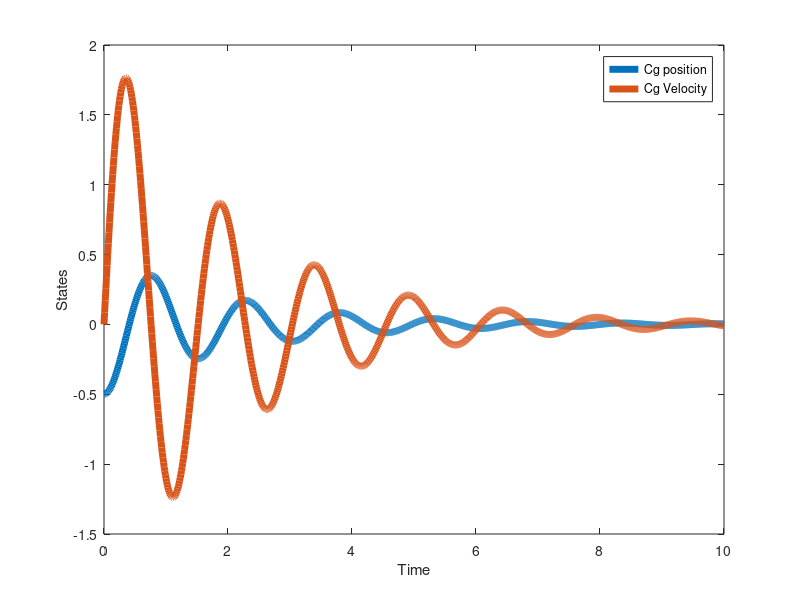
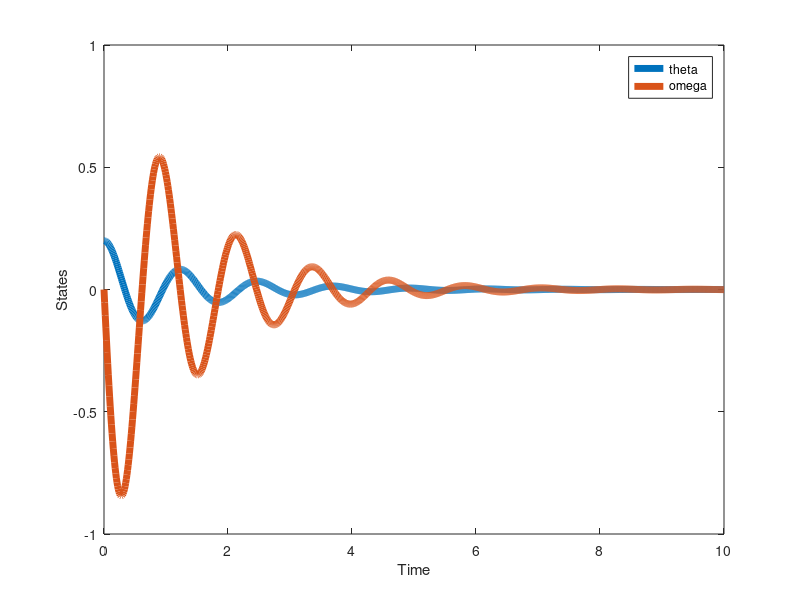
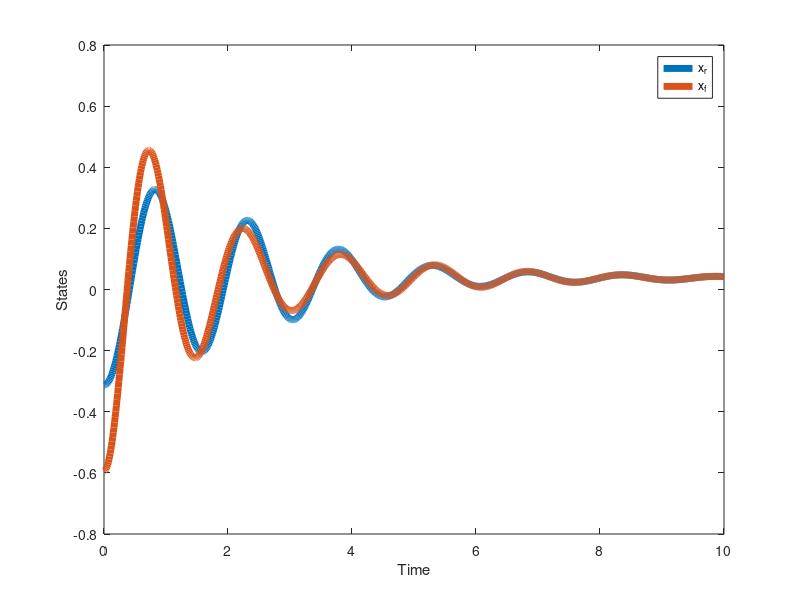
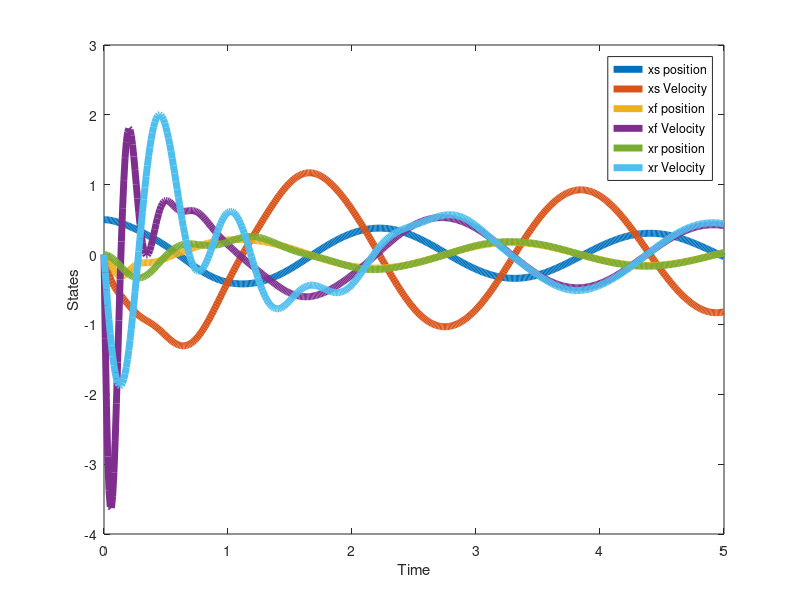

Recreate these plots in MATLAB, in order.
clc
clear
close all
m1 = 3000;
ms = 3000;
mf = 100;
mr = 500;
kft = 26000;
krt = 26000;

kf = 26000;
kr = 26000;
cf = 1400;
cr = 1400;
Lb = 0.734;
La = 0.828;
I = 1200;
rideHeight = 0.038;

A = [0 1;-(kf+kr)/(m1) -(cf+cr)/(m1)];

dthetadt = @(t,theta) [theta(2) ; (-kr.*tan(theta(1)).*Lb.^2)/(I)-(cr.*sec(theta(1)).^2.*Lb^2.*theta(2))/(I)-(kf.*tan(theta(1)).*La.^2)/(I)-(cf.*sec(theta(1)).^2.*La.^2.*theta(2))/(I)];
ode = @(t, x) A*x;

theta_init =  [.2,0];
x_init = [-.5; 0];

[time,theta] = ode45(dthetadt,0:.01: 10,theta_init);
[tspan, x] = ode45(ode, 0:.01: 10, x_init);
theta = theta';
x = x';

xr = tan(theta(1,:)).*Lb;
xf = xr.*(Lb/La);

xr = x(1,:)+xr+rideHeight;
xf = x(1,:)-xf+rideHeight;

figure(1)
plot(tspan, x(1, :), 'LineWidth', 5)
hold on
plot(tspan, x(2, :), 'LineWidth', 5)
xlabel('Time')
ylabel('States')
legend('Cg position', 'Cg Velocity')

figure(2)
plot(time, theta(1, :), 'LineWidth', 5)
hold on
plot(time, theta(2, :), 'LineWidth', 5)
xlabel('Time')
ylabel('States')
legend('theta', 'omega')

figure(3)
plot(time, xr, 'LineWidth', 5)
hold on
plot(time, xf, 'LineWidth', 5)
xlabel('Time')
ylabel('States')
legend('x_r', 'x_f')


%%%with tires

% % Matrix =[
% %     0 1 0 0 0 0;
% %     (kf+kr)/(ms) (cr+cf)/(ms) (-kf)/(ms) (-cf)/ms (-kr)/ms (-cr)/ms;
% %     0 0 0 1 0 0;
% %     (-kf)/mf (-cf)/mf (kf-kft)/mf (cf)/mf 0 0;
% %     0 0 0 0 0 1;
% %     (-kr)/mr (-cr)/mr 0 0 (kr-krt)/mr (cr)/mr
% %     ];
Matrix =[
    0 1 0 0 0 0;
    -(kf+kr)/(ms) -(cr+cf)/(ms) (-kf)/(ms) (-cf)/ms (-kr)/ms (-cr)/ms;
    0 0 0 1 0 0;
    (-kf)/mf (-cf)/mf (-kf-kft)/mf (-cf)/mf 0 0;
    0 0 0 0 0 1;
    (-kr)/mr (-cr)/mr 0 0 (-kr-krt)/mr (-cr)/mr
    ];


ode_system = @(t, d) Matrix*d;

d_init = [.5 0 0 0 0 0];
[tspan, d] = ode45(ode_system, 0:.01: 5, d_init);
d = d';
figure(4)
plot(tspan, d(1, :), 'LineWidth', 5)
hold on
plot(tspan, d(2, :), 'LineWidth', 5)
hold on
plot(tspan, d(3, :), 'LineWidth', 5)

hold on
plot(tspan, d(4, :), 'LineWidth', 5)

hold on
plot(tspan, d(5, :), 'LineWidth', 5)

hold on
plot(tspan, d(6, :), 'LineWidth', 5)
xlabel('Time')
ylabel('States')
legend('xs position', 'xs Velocity','xf position', 'xf Velocity','xr position', 'xr Velocity')




figure(5)
plot(tspan, d(1, :), 'LineWidth', 5)
hold on

plot(tspan, d(3, :), 'LineWidth', 5)

hold on
plot(tspan, d(5, :), 'LineWidth', 5)

xlabel('Time')
ylabel('States')
legend('xs position','xf position' ,'xr position' )
